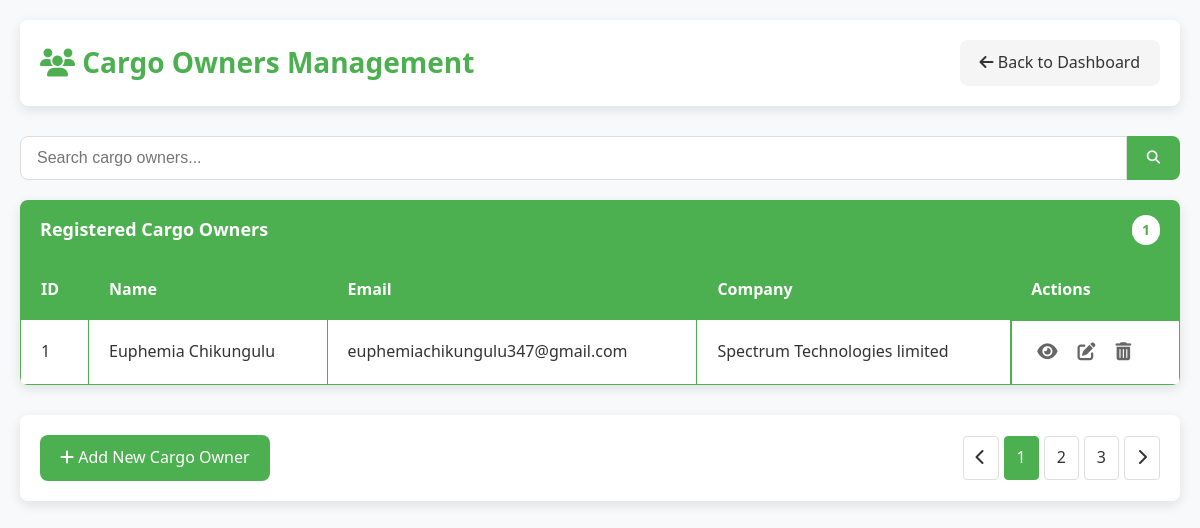
/manage-cargo-owners.php, run on an earlier commit of the app's database.
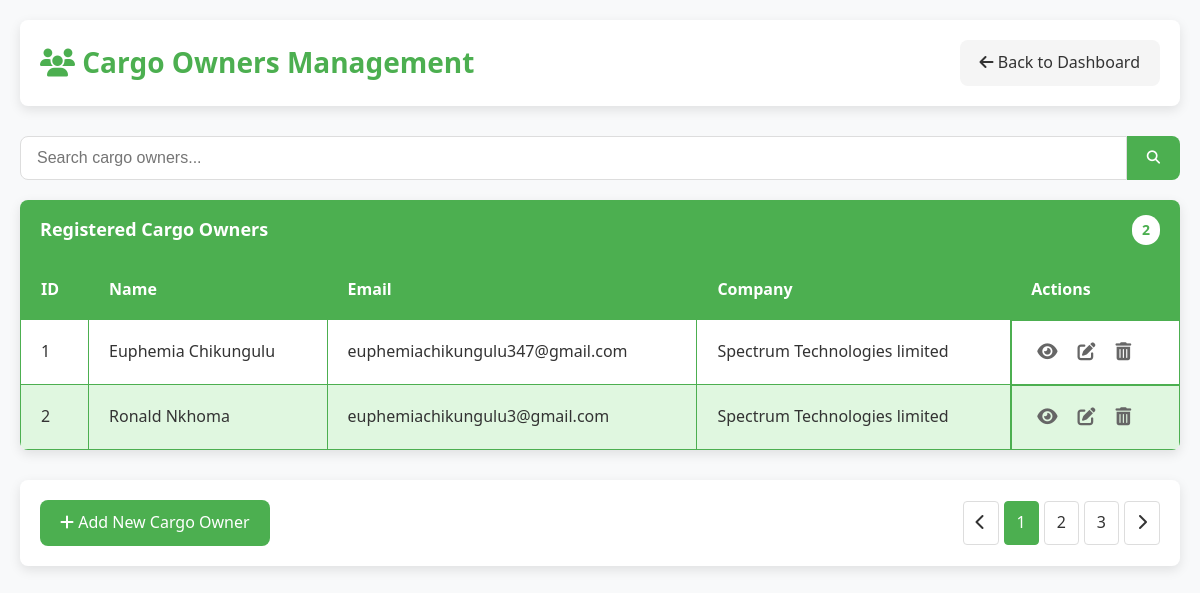
And on a later commit of the database.
### tables this page shows
CREATE TABLE `cargo_owners` (
  `cargo_owner_id` int(11) NOT NULL,
  `cargo_owner_name` varchar(255) NOT NULL,
  `email` varchar(255) NOT NULL,
  `phone_number` varchar(20) DEFAULT NULL,
  `password` varchar(255) NOT NULL,
  `company` varchar(255) DEFAULT NULL
);

### manage-cargo-owners.php (the view, shortened to what this page needs)
<?php
require_once 'db.php';
$query = "SELECT cargo_owner_id, cargo_owner_name, email, company FROM cargo_owners";
$result = $conn->query($query);
$cargo_owners = [];
if ($result->num_rows > 0) {
    while ($row = $result->fetch_assoc()) {
        $cargo_owners[] = $row;
    }
}
?>
<!DOCTYPE html>
<html lang="en">
<head>
    <link rel="stylesheet" href="https://cdnjs.cloudflare.com/ajax/libs/font-awesome/6.4.0/css/all.min.css">
</head>
<body>
    <div class="container">
        <div class="header">
            <h1><i class="fas fa-users"></i> Cargo Owners Management</h1>
            <a href="admin-dashboard.php" class="btn btn-secondary">
                <i class="fas fa-arrow-left"></i> Back to Dashboard
            </a>
        </div>
        <div class="search-container">
            <input type="text" class="search-input" placeholder="Search cargo owners..." id="searchInput">
            <button class="search-button"><i class="fas fa-search"></i></button>
        </div>
        <div class="card">
            <div class="card-header">
                <span>Registered Cargo Owners</span>
                <span class="count"><?php echo count($cargo_owners); ?></span>
            </div>
            <div class="table-responsive">
                <table id="cargoOwnersTable">
                    <thead>
                        <tr>
                            <th>ID</th>
                            <th>Name</th>
                            <th>Email</th>
                            <th>Company</th>
                            <th>Actions</th>
                        </tr>
                    </thead>
                    <tbody>
                        <?php foreach ($cargo_owners as $cargo_owner): ?>
                            <tr>
                                <td><?php echo htmlspecialchars($cargo_owner['cargo_owner_id']); ?></td>
                                <td><?php echo htmlspecialchars($cargo_owner['cargo_owner_name']); ?></td>
                                <td><?php echo htmlspecialchars($cargo_owner['email']); ?></td>
                                <td><?php echo htmlspecialchars($cargo_owner['company']); ?></td>
                                <td class="actions">
                                    <button class="icon-button" title="View Details">
                                        <i class="fas fa-eye"></i>
                                    </button>
                                    <button class="icon-button" title="Edit">
                                        <i class="fas fa-edit"></i>
                                    </button>
                                    <button class="icon-button" title="Delete">
                                        <i class="fas fa-trash-alt"></i>
                                    </button>
                                </td>
                            </tr>
                        <?php endforeach; ?>
                    </tbody>
                </table>
            </div>
        </div>
        <div class="footer">
            <div>
                <a href="#" class="btn">
                    <i class="fas fa-plus"></i> Add New Cargo Owner
                </a>
            </div>
            <ul class="pagination">
                <li><a href="#"><i class="fas fa-chevron-left"></i></a></li>
                <li class="active"><a href="#">1</a></li>
                <li><a href="#">2</a></li>
                <li><a href="#">3</a></li>
                <li><a href="#"><i class="fas fa-chevron-right"></i></a></li>
            </ul>
        </div>
    </div>
</body>
</html>

What changed in the data, as far as the page shows it:
added cargo_owners: cargo_owner_id "2", cargo_owner_name "Ronald Nkhoma", email "euphemiachikungulu3@gmail.com", company "Spectrum Technologies limited"
Also different on the page:
count($cargo_owners): "1" → "2"
